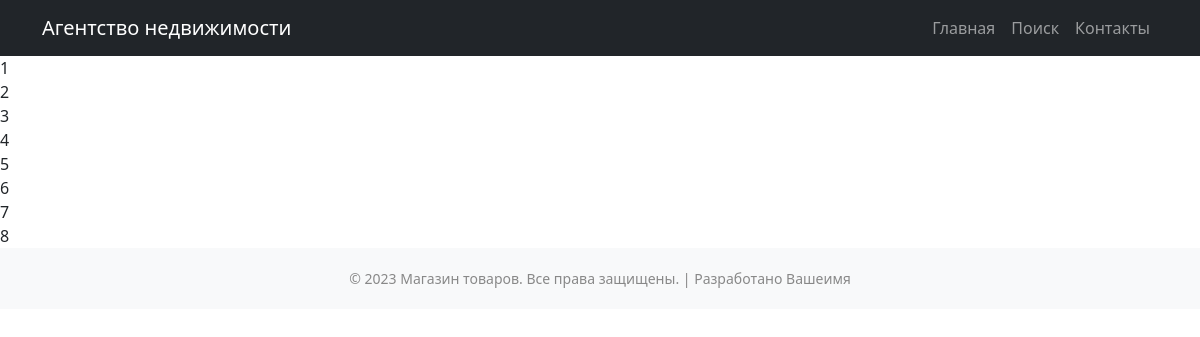
Screenshot of /info with the database file from the repository.
### mypage/models.py (models this page shows, shortened)
class Book(models.Model):
    name = models.CharField(max_length=50)
    author = models.CharField(max_length=50)
    year = models.IntegerField()
    info = models.TextField(blank=True, null=True)
    photo = models.ImageField(upload_to='book_cover', blank=True, null=True)
    photo_2 = models.ImageField(upload_to='book_cover', blank=True, null=True)
    photo_3 = models.ImageField(upload_to='book_cover', blank=True, null=True)
    photo_4 = models.ImageField(upload_to='book_cover', blank=True, null=True)

### mypage_2/views.py (the view)
# urls.py: path('', info_views, name='infopage'),
def info_views(request):
    books = Book.objects.all()
    return render(request, 'index_2.html', {'books': books})

### templates/index_2.html
{% extends 'base.html' %}
{% block content %}
{% for book in books %}
{{ book.id }}
<br>
{% endfor %}
{% endblock %}

### rows the page displays
Book: id "1"
Book: id "2"
Book: id "3"
Book: id "4"
Book: id "5"
Book: id "6"
Book: id "7"
Book: id "8"
